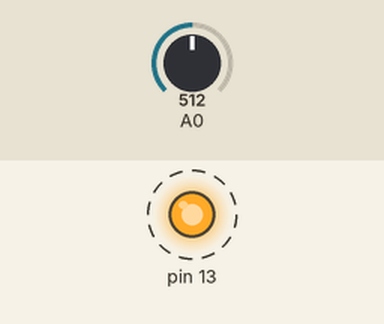
Simulated run of this sketch. Board: Arduino Uno, built with avr-gcc and run on an emulated ATmega328P. On the bench: output pins drawn as LEDs (lit = HIGH). Dashed ring = blinking. The test bench sets the inputs (shaded band); at power-on: A0 = 512. Pins used as bus, display or sensor lines are not drawn; what the sketch prints to the serial monitor is not drawn.

Above: at 0.1 s.
Timing chart, 0 to 3.0 s (numbered marks = the images above):
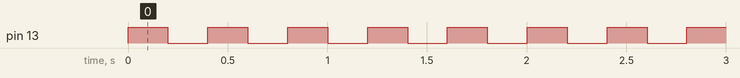

The sketch:

mytdsmeter.ino
```cpp
void setup() {
  Serial.begin(9600);
  pinMode(13,OUTPUT);
  pinMode(A1,OUTPUT);
  pinMode(A0,INPUT);
}


bool b;
int analogresult;
void loop() {
   b ^= true;
  digitalWrite(13,b);
  digitalWrite(A1,HIGH);


  analogresult = analogRead(A0);

  Serial.println(analogresult);
  digitalWrite(A1,LOW);

  delay(200);
}
```

Measured:
- by itself, pin 13: alternates HIGH for 0.20 s and LOW for 0.20 s
